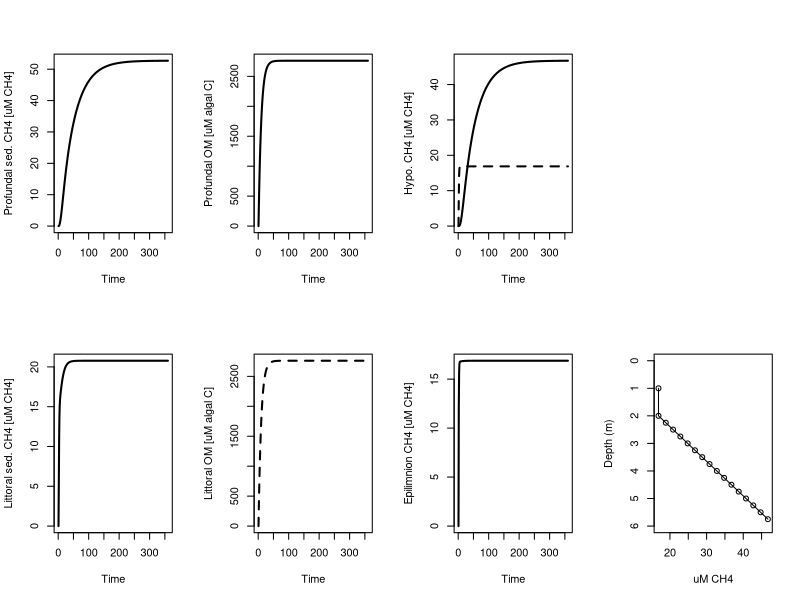

Write the R code that produced this figure.
##### Layered water column CH4 ecosystem model
##### 04-20-17
##### SEJ

rm(list=ls())

library(deSolve)

#### set up ordinary differential equations (ODEs) in function for deSolve to use for each time step
	# State variables:
	#	1 to (n-1): vector of CH4 in hypolimnion layers
	#	n: CH4 in epilimnion

timeStepCH4<-function(time,y,params,As,Vs){
	with(as.list(params),{
		# state variables
		H=y[1:N]	# CH4 in hypolimnion
		P=y[(N+1)]
		Psom=y[(N+2)]	# sediment organic matter in profundal sediment
		L=y[(N+3)]	# CH4 in littoral sediment
		Lsom=y[(N+4)]	# sediment organic matter in littoral sediment
		E=y[(N+5)]	# CH4 in epilimnion
	
		dH.dt=numeric(N)
	
		# forcing data
		GPP=varied_GPP(time)
		atmCH4=varied_atmCH4(time)
		k=varied_k(time)
		
		#dP.dt=production-diffusion; assuming no ebullition
		#		production=f(Psom,yield)
		#		diffusion=f(H,Pdiff)
		dP.dt=maxPsomUptake*Psom/(kPprod*(As[1]*activeLayerDepth)+Psom)*Psom*yield-(1/deltaZ)*Pdiff*(P/(As[1]*activeLayerDepth)-H[1]/Vs[1])*As[1]
		#dPsom.dt=settling material-conversion to methane-permanent burial
		#		settling=f(GPP,settling)
		#		conversion=f(Psom)
		#		burial=f(Psom)
		dPsom.dt=As[1]*GPP*zmix*sed-maxPsomUptake*Psom/(kPprod*(As[1]*activeLayerDepth)+Psom)*Psom-Psom*permBuryP
		#dH.dt=diffusion; assuming no ebullition
		#		diffusion=f(H,Dt)
		dH.dt[1]=(1/deltaZ)*(Pdiff*(P/(As[1]*activeLayerDepth)-H[1]/Vs[1])*As[1]+Hdiff*(H[2]/Vs[2]-H[1]/Vs[1])*As[2])
		for(i in 2:(N-1)){
			dH.dt[i]=(1/deltaZ)*Hdiff*((H[(i+1)]/Vs[(i+1)]-H[i]/Vs[i])*As[(i+1)]+(H[(i-1)]/Vs[(i-1)]-H[i]/Vs[i])*As[i])
		}
		dH.dt[N]=(1/deltaZ)*Hdiff*((E/Vs[(N+1)]-H[N]/Vs[N])*As[(N+1)]+(H[(N-1)]/Vs[N-1]-H[i]/Vs[i])*As[N])
		#dL.dt=production-diffusion-ebullition
		#		production=f(Lsom,yield)
		#		diffusion=f(E,L,???)
		#		ebullition=f(L,???)
		dL.dt=maxLsomUptake*Lsom/(kLprod*(As[(N+2)]*activeLayerDepth)+Lsom)*Lsom*yield-(1/deltaZ)*Ldiff*(L/(As[(N+2)]*activeLayerDepth)-E/Vs[(N+1)])*As[(N+2)]-ebull*L
		#dLsom.dt=settling material - conversion to methane - permanent burial
		#		settling=f(GPP,settling)
		#		conversion=f(Lsom)
		#		burial=f(Lsom)
		dLsom.dt=As[(N+2)]*GPP*zmix*sed-maxLsomUptake*Lsom/(kLprod*(As[(N+2)]*activeLayerDepth)+Lsom)*Lsom-Lsom*permBuryL
		#dEdt=production+diffusion (littoral and profundal)-atm. diffusion-oxidation
		#		production=f(GPP)????
		#		diffusion=f(E,L,P,???)
		#		atm. diffusion=f(E,atm)
		#		oxidation=f(E)
		dE.dt=GPP*Eprod*Vs[(N+1)]+(1/deltaZ)*Hdiff*(E/Vs[(N+1)]-H[N]/Vs[N])*As[(N+1)]+(1/deltaZ)*Ldiff*(L/(As[(N+2)]*activeLayerDepth)-E/Vs[(N+1)])*As[(N+2)]-k*(E/Vs[(N+1)]-atmCH4)*As[(N+3)]-oxE*E
		
		list(c(dH.dt,dP.dt,dPsom.dt,dL.dt,dLsom.dt,dE.dt))
	})
}


#### Parameters
zmax=6
zmix=2	# Mixed layer depth of lake; [m]
deltaZ=0.25					# hypolimnion slice thickness; [m]
N=(zmax-zmix)/deltaZ			# number of hypolimnion slices;
activeLayerDepth=0.2	# Active layer depth of sediments; [m]
Pdiff=0.05		# diffusivity; [m2 d-1]
Hdiff=0.15		# diffusivity; [m2 d-1]
sed=0.3		# Proportion of areal GPP that settles to sediments; []
maxPsomUptake=0.04	# Maximum rate of Psom uptake; [d-1]
kPprod=10		# half-saturation constant for methane production in profundal; [mol algal C m-3]
maxLsomUptake=0.04	# Maximum rate of Psom uptake; [d-1]
kLprod=10		# half-saturation constant for methane production in profundal; [mol algal C m-3]
permBuryP=0.1	# permanent burial of Psom; [d-1]
permBuryL=0.1	# permanent burial of Lsom; [d-1]
yield=0.25		# Molar yield of CH4 from algal C; [mol CH4 (mol algal C)-1]
Ldiff=0.05		# diffusivity; [m2 d-1]
ebull=0.1		# Fraction of production released as ebullition [d-1] -> could be a more complex function that causes ebullition at a critical saturating concentration; could also be probabalistic
Eprod=0.0001	# Epilimnetic CH4 production per unit GPP; [mol CH4 (mol C)-1]
oxE=0.99		# Fraction of epilimnion CH4 lost to oxidation; [d-1]

# for now an upside-down tophat shaped lake with radius of pelagic=900 m, and littoral zone 100 m wide
As=c(rep(pi*900^2,N+1),(pi*1000^2-pi*900^2),pi*1000^2)		# interface areas; [m2]
Vs=c(rep(pi*900^2*deltaZ,N),pi*1000^2*zmix)		# layer volumes; [m3]

params=c(activeLayerDepth=activeLayerDepth,deltaZ=deltaZ,N=16,Pdiff=Pdiff,Hdiff=Hdiff,zmix=zmix,sed=sed,maxPsomUptake=maxPsomUptake,kPprod=kPprod,maxLsomUptake=maxLsomUptake,kLprod=kLprod,permBuryP=permBuryP,permBuryL=permBuryL,yield=yield,Ldiff=Ldiff,ebull=ebull,Eprod=Eprod,oxE)



#### forcing data (GPP, atmCH4, k) and run parameters
nTimeSteps=360
t.s=1:nTimeSteps

# Could load observations, model output, or set to a constant
constant_GPP=0.1	# [mol C m-3 d-1]Jake says this is average for morris --> Stuart will remember how to do this dynamically
constant_atmCH4=0.1	# [mol CH4 m-3]Will thinks this is about right --> We can check this and use whatever the global average is
constant_k=0.4	# [m d-1]using a decent number for UNDERC lakes

obs_GPP=NULL	# can be set to two column matrix with simulation timestep in first column and observed/modeled GPP [mol C m-3 d-1] in second column
obs_atmCH4=NULL	# can be set to two column matrix with simulation timestep in first column and observed/modeled atmCH4 [mol CH4 m-3] in second column
obs_k=NULL	# can be set to two column matrix with simulation timestep in first column and observed/modeled k [m d-1] in second column

# generate approxfun functions for use in model integration
if(is.null(obs_GPP)){
	varied_GPP=approxfun(x=1:nTimeSteps,y=rep(constant_GPP,nTimeSteps),method="linear",rule=2)
}else{
	varied_GPP=approxfun(x=obsGPP[,1],y=obs_GPP[,2],method="linear",rule=2)
}
if(is.null(obs_atmCH4)){
	varied_atmCH4=approxfun(x=1:nTimeSteps,y=rep(constant_atmCH4,nTimeSteps),method="linear",rule=2)
}else{
	varied_atmCH4=approxfun(x=obs_atmCH4[,1],y=obs_atmCH4[,2],method="linear",rule=2)
}
if(is.null(obs_k)){
	varied_k=approxfun(x=1:nTimeSteps,y=rep(constant_k,nTimeSteps),method="linear",rule=2)
}else{
	varied_k=approxfun(x=obs_k[,1],y=obs_k[,2],method="linear",rule=2)
}


# initial values
init=rep(0,(N+5))		# [mol CH4] starting all the same (sort of like after mixis); 200 uM
	
#### integrate model
out=ode(y=init,times=t.s,func=timeStepCH4,parms=params,As=As,Vs=Vs)

#### plot output
profundalSedV=As[1]*activeLayerDepth
littoralSedV=As[(N+2)]*activeLayerDepth

# generate concentration data in uM CH4
outConc=out
outConc[,2:(N+1)]=out[,2:(N+1)]/Vs[1:N]*1000
outConc[,(N+2)]=out[,(N+2)]/profundalSedV*1000
outConc[,(N+3)]=out[,(N+3)]/profundalSedV*1000
outConc[,(N+4)]=out[,(N+4)]/littoralSedV*1000
outConc[,(N+5)]=out[,(N+5)]/littoralSedV*1000
outConc[,(N+6)]=out[,(N+6)]/Vs[(N+1)]*1000

dev.new()
par(mfrow=c(2,4))
plot(outConc[,1],outConc[,(N+2)],type='l',lwd=2,xlab="Time",ylab="Profundal sed. CH4 [uM CH4]",col='black')
plot(outConc[,1],outConc[,(N+3)],type='l',lwd=2,xlab="Time",ylab="Profundal OM [uM algal C]",col='black')
plot(outConc[,1],outConc[,2],type='l',lwd=2,xlab="Time",ylab="Hypo. CH4 [uM CH4]",col='black',ylim=range(outConc[,2:(N+1)]))
lines(outConc[,1],outConc[,(N+1)],lty=2,lwd=2)
plot(1,1,cex=0,axes=FALSE,xlab="",ylab="")
plot(outConc[,1],outConc[,(N+4)],type='l',lwd=2,xlab="Time",ylab="Littoral sed. CH4 [uM CH4]",col='black')
plot(outConc[,1],outConc[,(N+5)],type='l',lwd=2,xlab="Time",ylab="Littoral OM [uM algal C]",col='black',lty=2)
plot(outConc[,1],outConc[,(N+6)],type='l',lwd=2,xlab="Time",ylab="Epilimnion CH4 [uM CH4]",col='black')
plot(outConc[nTimeSteps,c(2:(N+1),(N+6))],c(seq((zmax-deltaZ),zmix,-deltaZ),zmix/2),type='o',ylim=c(zmax,0),ylab="Depth (m)",xlab="uM CH4")
